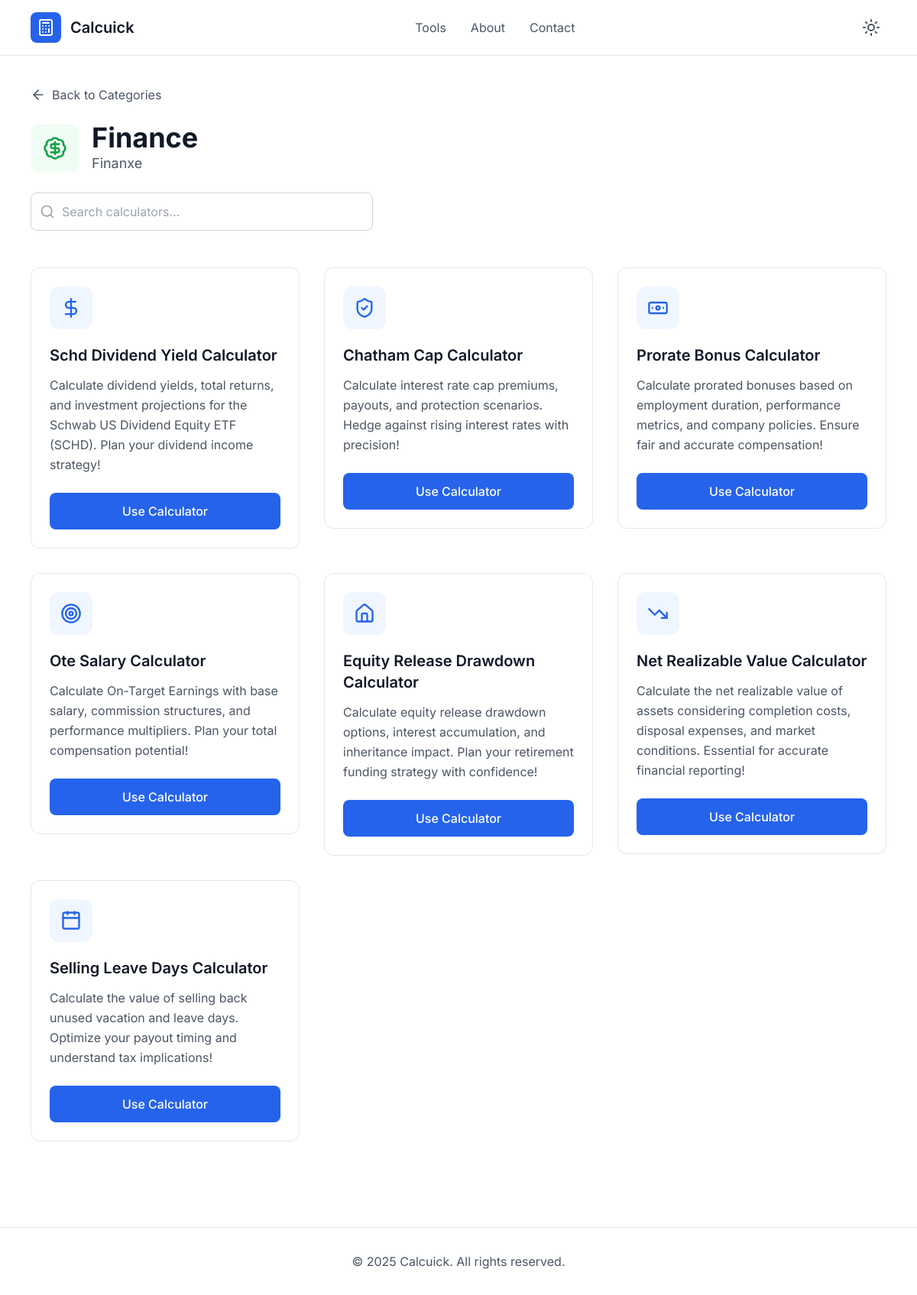
Page /category/finance/ on the committed database.
### calculators/models.py (models this page shows, shortened)
class BaseModel(models.Model):
    created_at = models.DateTimeField(auto_now_add=True)
    updated_at = models.DateTimeField(auto_now=True)
    class Meta:
        abstract = True

class Category(BaseModel):
    name = models.CharField(max_length=100)
    icon = models.CharField(max_length=50, blank=True)
    slug = models.SlugField(unique=True, null=True, blank=True)
    description = models.TextField(blank=True)

class Calculator(BaseModel):
    category = models.ForeignKey(Category, on_delete=models.CASCADE, related_name='calculators')
    name = models.CharField(max_length=150)
    slug = models.SlugField(unique=True, blank=True)
    description = models.TextField(blank=True)
    template = models.CharField(max_length=150)
    icon = models.CharField(max_length=50, blank=True, null=True)

### calculators/views.py (the view)
# urls.py: path('category/<slug:slug>/', views.calculator_list, name='calculator_list'),
@cache_page(60 * 10)
def calculator_list(request, slug):
    category = get_object_or_404(Category, slug=slug)
    calculators = category.calculators.all()
    return render(request, 'calculators/calculator_list.html', {'category': category, 'calculators': calculators})

### calculators/templates/calculators/calculator_list.html (shortened to what this page needs)
{% extends 'base.html' %}
{% block body %}
    <main class="max-w-6xl mx-auto px-4 py-8">
        <div class="mb-6">
            <button onclick="window.history.back()" class="flex items-center space-x-2 text-gray-600 dark:text-gray-300 hover:text-gray-900 dark:hover:text-white transition-colors">
                <i data-lucide="arrow-left" class="w-5 h-5"></i>
                <span>Back to Categories</span>
            </button>
        </div>
        <div class="mb-12">
            <div class="flex items-center space-x-4 mb-6">
                <div class="w-16 h-16 bg-green-50 dark:bg-green-900/30 rounded-xl flex items-center justify-center">
                    <i data-lucide="{{category.icon}}" class="w-8 h-8 text-green-600 dark:text-green-400"></i>
                </div>
                <div>
                    <h1 class="text-3xl md:text-4xl font-bold text-gray-900 dark:text-white">{{ category.name }}</h1>
                    <p class="text-lg text-gray-600 dark:text-gray-300">
                        {{category.description}}
                    </p>
                </div>
            </div>
            <div class="max-w-md">
                <div class="relative">
                    <i data-lucide="search" class="absolute left-3 top-1/2 transform -translate-y-1/2 w-5 h-5 text-gray-400"></i>
                    <input type="text" id="search-input" placeholder="Search calculators..." class="w-full pl-10 pr-4 py-3 border border-gray-300 dark:border-gray-600 rounded-lg bg-white dark:bg-gray-800 text-gray-900 dark:text-white focus:outline-none focus:ring-2 focus:ring-blue-500 focus:border-transparent">
                </div>
            </div>
        </div>
        <div id="calculators-grid" class="grid grid-cols-1 md:grid-cols-2 lg:grid-cols-3 gap-8">
          {% for calculator in calculators %}
          <a href="{% url 'calculator_detail' calculator.slug %}">
            <div class="calculator-card bg-white dark:bg-gray-800 border border-gray-200 dark:border-gray-700 rounded-xl p-6 hover:shadow-lg hover:border-blue-300 dark:hover:border-blue-600 transition-all duration-300 group" data-name="loan calculator">
                <div class="w-14 h-14 bg-blue-50 dark:bg-blue-900/30 rounded-xl flex items-center justify-center mb-5 group-hover:bg-blue-100 dark:group-hover:bg-blue-900/50 transition-colors">
                    <i data-lucide="{{calculator.icon}}" class="w-7 h-7 text-blue-600 dark:text-blue-400"></i>
                </div>
                <h3 class="text-xl font-semibold text-gray-900 dark:text-white mb-3">{{calculator.name.title}}</h3>
                <p class="text-gray-600 dark:text-gray-300 mb-6 leading-relaxed">{{calculator.description}}</p>
                <button class="w-full bg-blue-600 hover:bg-blue-700 text-white py-3 rounded-lg font-medium transition-colors duration-200">
                    Use Calculator
                </button>
            </div>
          </a>
          {% endfor %}
        </div>
    </main>
{% endblock %}

### calculators/templates/base.html (style rules this page uses)
body { font-family: 'Inter', sans-serif; }

### rows in the picture
Category: name "Finance", description "Finanxe"
Calculator: name "Schd Dividend Yield Calculator", description "Calculate dividend yields, total returns, and investment projections for the Schwab US Dividend Equity ETF (SCHD). Plan your dividend income strategy!"
Calculator: name "Chatham Cap Calculator", description "Calculate interest rate cap premiums, payouts, and protection scenarios. Hedge against rising interest rates with precision!"
Calculator: name "Prorate Bonus Calculator", description "Calculate prorated bonuses based on employment duration, performance metrics, and company policies. Ensure fair and accurate compensation!"
Calculator: name "Ote Salary Calculator", description "Calculate On-Target Earnings with base salary, commission structures, and performance multipliers. Plan your total compensation potential!"
Calculator: name "Equity Release Drawdown Calculator", description "Calculate equity release drawdown options, interest accumulation, and inheritance impact. Plan your retirement funding strategy with confidence!"
Calculator: name "Net Realizable Value Calculator", description "Calculate the net realizable value of assets considering completion costs, disposal expenses, and market conditions. Essential for accurate financial reporting!"
Calculator: name "Selling Leave Days Calculator", description "Calculate the value of selling back unused vacation and leave days. Optimize your payout timing and understand tax implications!"
